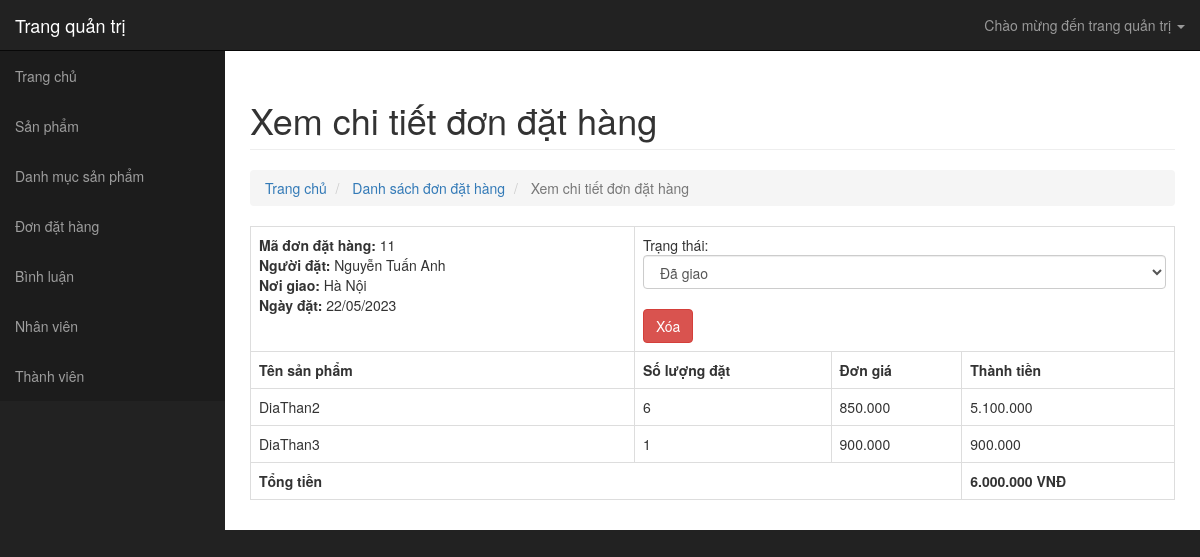
The app's page /page_admin/DonDatHang_Xem.php?MaDonDat=11 (signed in) with its own data.
### tables this page shows
CREATE TABLE `dondat` (
  `MaDonDat` int(11) NOT NULL,
  `TenDangNhap` varchar(255) NOT NULL,
  `MaNhanVien` int(11) NOT NULL,
  `TrangThai` text NOT NULL,
  `NoiGiao` text NOT NULL,
  `NgayDat` date NOT NULL
);

CREATE TABLE `thanhvien` (
  `TenDangNhap` varchar(255) NOT NULL,
  `MatKhau` text NOT NULL,
  `HoTen` text NOT NULL,
  `NgaySinh` date NOT NULL,
  `GioiTinh` text NOT NULL,
  `DiaChi` text NOT NULL,
  `DienThoai` text NOT NULL,
  `Email` text NOT NULL
);

CREATE TABLE `ct_dondat` (
  `MaDonDat` int(11) NOT NULL,
  `MaSanPham` int(11) NOT NULL,
  `SoLuong` int(11) NOT NULL
);

CREATE TABLE `sanpham` (
  `MaSanPham` int(11) NOT NULL,
  `TenSanPham` text NOT NULL,
  `SoLuong` int(11) NOT NULL,
  `Anh` text NOT NULL,
  `DonGia` decimal(10,0) NOT NULL,
  `ThongTin` text NOT NULL,
  `TrangThai` text NOT NULL,
  `MaLoaiSP` int(11) NOT NULL,
  `Anh2` text NOT NULL,
  `Anh3` text NOT NULL
);

### page_admin/DonDatHang_Xem.php (the view, shortened to what this page needs)
<?php
include("../layout/header_admin.php");
global $conn;
$layDonDat="SELECT dondat.* , thanhvien.HoTen  hotentv , nhanvien.HoTen  hotennv FROM dondat
                INNER JOIN thanhvien ON dondat.TenDangNhap=thanhvien.TenDangNhap
                INNER JOIN nhanvien ON dondat.MaNhanVien=nhanvien.MaNhanVien
                WHERE MaDonDat='".$_GET["MaDonDat"]."'";
$truyvan_layDonDat=mysqli_query($conn,$layDonDat);
if(mysqli_num_rows($truyvan_layDonDat)>0)
{
    $cotDDH=mysqli_fetch_array($truyvan_layDonDat);
    $layCT_DonDat="SELECT  sanpham.*, ct_dondat.* FROM ct_dondat
                INNER JOIN sanpham ON ct_dondat.MaSanPham=sanpham.MaSanPham
                WHERE MaDonDat='".$_GET["MaDonDat"]."'";
    $truyvan_layCT_DonDat=mysqli_query($conn,$layCT_DonDat);
}
else
{
    echo "<script>location='DonDatHang.php';</script>";
}
?>
    <div id="page-wrapper">
        <div class="container-fluid">
            <div class="row">
                <div class="col-lg-12">
                    <h1 class="page-header">
                       Xem chi tiết đơn đặt hàng
                    </h1>
                    <ol class="breadcrumb">
                        <li>
                        <a href="index.php">Trang chủ</a>
                        </li>
                        <li class="active">
                        <a href="DonDatHang.php">Danh sách đơn đặt hàng</a>
                        </li>
                        <li class="active">
                         Xem chi tiết đơn đặt hàng
                        </li>
                    </ol>
                </div>
                <div class="col-lg-12">
                    <div >
                        <form id="frmDuyetDDH" method="post" action="<?php echo $_SERVER["REQUEST_URI"]; ?>">
                            <table class="table table-bordered">
                                <tr>
                                    <td >
                                        <b>Mã đơn đặt hàng:</b> <?php echo $cotDDH["MaDonDat"]; ?> <br>
                                        <b>Người đặt:</b> <?php echo $cotDDH["hotentv"]; ?> <br>
                                        <b>Nơi giao:</b> <?php echo $cotDDH["NoiGiao"]; ?> <br>
                                        <b>Ngày đặt:</b> <?php echo date("d/m/Y",strtotime($cotDDH["NgayDat"]));?> <br>
                                    </td>
                                    <td colspan="3">
                                       Trạng thái:
                                        <select name="TrangThai" id="TrangThai" class="form-control">
                                             <?php if(trim($cotDDH["TrangThai"])==0) {?>
                                                 <option selected value="0">Chưa giao</option>
                                                <option value="1">Đã giao</option>
                                            <?php }else{
                                                ?>
                                                <option selected value="1">Đã giao</option>
                                           <?php } ?>
                                        </select>
                                        <br>
                                        <a href="<?php echo $_SERVER["PHP_SELF"]; ?>?MaDonDatXoa=<?php echo $cotDDH["MaDonDat"]; ?>" id="Xoa" class="btn btn-danger">Xóa</a>
                                    </td>
                                </tr>
                                <tr>
                                    <th>Tên sản phẩm</th>
                                    <th>Số lượng đặt</th>
                                    <th>Đơn giá</th>
                                    <th>Thành tiền</th>
                                </tr>
                                <?php
                                $tongtien=0;
                                while($cotCT_DDH=mysqli_fetch_array($truyvan_layCT_DonDat))
                                    {
                                        $tongtien+=$cotCT_DDH["SoLuong"]*$cotCT_DDH["DonGia"];
                                 ?>
                                    <tr>
                                        <td><?php echo $cotCT_DDH["TenSanPham"]; ?></td>
                                        <td><?php echo $cotCT_DDH["SoLuong"]; ?></td>
                                        <td><?php echo GiaTien($cotCT_DDH["DonGia"]); ?></td>
                                        <td><?php echo GiaTien($cotCT_DDH["SoLuong"]*$cotCT_DDH["DonGia"]); ?></td>
                                    </tr>
                                <?php  } ?>
                                <tr>
                                    <th colspan="3">Tổng tiền</th>
                                    <th><?php echo GiaTien($tongtien); ?> VNĐ</th>
                                </tr>
                            </table>
                        </form>
                    </div>
                </div>
            </div>
        </div>
    </div>
<?php
include("../layout/footer_admin.php");
?>

### css/cssAdmin/sb-admin.css (style rules this page uses)
body { margin-top: 100px; background-color: #222; }
@media (min-width:768px) { body { margin-top: 50px; } }
#page-wrapper { width: 100%; padding: 0; background-color: #fff; }
@media (min-width:768px) { #page-wrapper { padding: 10px; } }

### records on screen
dondat: MaDonDat "11", TenDangNhap.HoTen "Nguyễn Tuấn Anh", NoiGiao "Hà Nội", NgayDat "22/05/2023", TrangThai "Đã giao"
ct_dondat: MaSanPham.TenSanPham "DiaThan2", SoLuong "6", MaSanPham.DonGia "850.000", GiaTien($cotCT_DDH['SoLuong']*$cotCT_DDH['DonGia']) "5.100.000"
ct_dondat: MaSanPham.TenSanPham "DiaThan3", SoLuong "1", MaSanPham.DonGia "900.000", GiaTien($cotCT_DDH['SoLuong']*$cotCT_DDH['DonGia']) "900.000"

### other values on screen
GiaTien($tongtien) "6.000.000"
